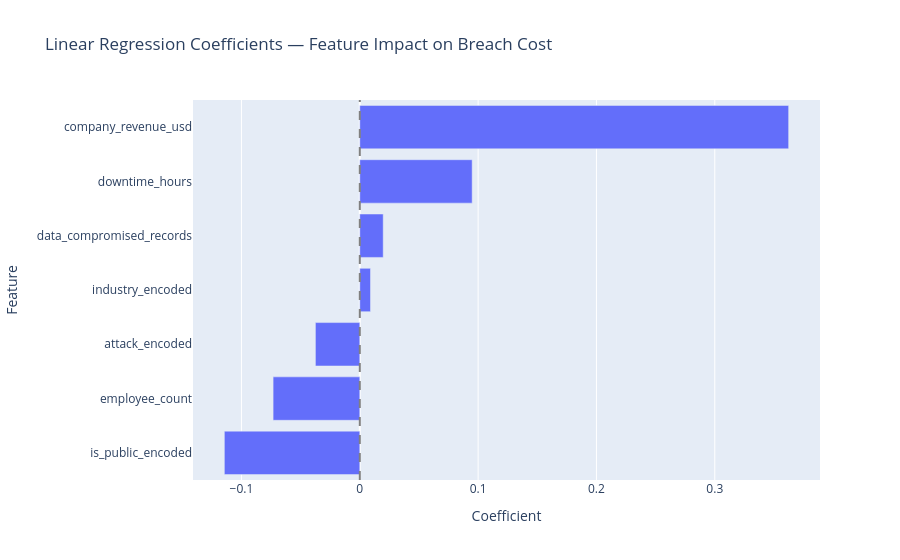

Source (notebook cell):
### Code cell
# Linear Regression is best performer - save it
best_model = models['Linear Regression']

# Save model and encoders
with open('../data/model.pkl', 'wb') as f:
    pickle.dump(best_model, f)

with open('../data/encoders.pkl', 'wb') as f:
    pickle.dump({'industry': le_industry, 'attack': le_attack}, f)

print("Model saved to data/model.pkl")
print("Encoders saved to data/encoders.pkl")

# Feature importance proxy for linear regression - coefficients
import plotly.express as px

coef_df = pd.DataFrame({
    'feature': X_scaled.columns,
    'coefficient': best_model.coef_
}).sort_values('coefficient', ascending=True)

fig = px.bar(coef_df, x='coefficient', y='feature', orientation='h',
             title='Linear Regression Coefficients — Feature Impact on Breach Cost',
             labels={'coefficient': 'Coefficient', 'feature': 'Feature'})
fig.add_vline(x=0, line_dash='dash', line_color='gray')
fig.show()

### Figure 1 — Plotly figure (JSON) as saved in the notebook; plotly's stock layout.template omitted (floating-point values rounded to 4 significant figures)
{"data": [{"hovertemplate": "Coefficient=%{x}<br>Feature=%{y}<extra></extra>", "legendgroup": "", "marker": {"color": "#636efa", "pattern": {"shape": ""}}, "name": "", "orientation": "h", "showlegend": false, "textposition": "auto", "type": "bar", "x": [-0.1145, -0.07326, -0.0375, 0.009045, 0.01979, 0.09498, 0.3624], "xaxis": "x", "y": ["is_public_encoded", "employee_count", "attack_encoded", "industry_encoded", "data_compromised_records", "downtime_hours", "company_revenue_usd"], "yaxis": "y"}], "layout": {"autosize": true, "barmode": "relative", "legend": {"tracegroupgap": 0}, "shapes": [{"line": {"color": "gray", "dash": "dash"}, "type": "line", "x0": 0, "x1": 0, "xref": "x", "y0": 0, "y1": 1, "yref": "y domain"}], "title": {"text": "Linear Regression Coefficients — Feature Impact on Breach Cost"}, "xaxis": {"anchor": "y", "autorange": true, "domain": [0, 1], "range": [-0.1409, 0.3889], "title": {"text": "Coefficient"}, "type": "linear"}, "yaxis": {"anchor": "x", "autorange": true, "domain": [0, 1], "range": [-0.5, 6.5], "title": {"text": "Feature"}, "type": "category"}}}
